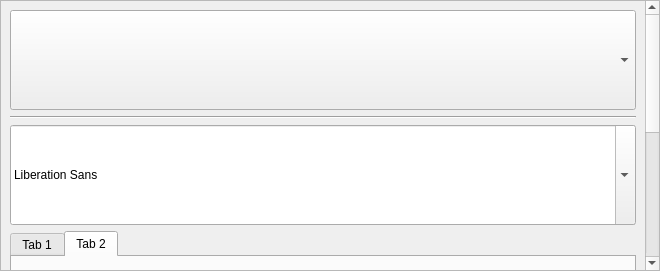
<?xml version="1.0" encoding="UTF-8"?>
<ui version="4.0">
 <class>TestScorllArea</class>
 <widget class="QWidget" name="TestScorllArea">
  <property name="geometry">
   <rect>
    <x>0</x>
    <y>0</y>
    <width>660</width>
    <height>271</height>
   </rect>
  </property>
  <property name="windowTitle">
   <string>Form</string>
  </property>
  <layout class="QHBoxLayout" name="horizontalLayout">
   <property name="spacing">
    <number>0</number>
   </property>
   <property name="leftMargin">
    <number>0</number>
   </property>
   <property name="topMargin">
    <number>0</number>
   </property>
   <property name="rightMargin">
    <number>0</number>
   </property>
   <property name="bottomMargin">
    <number>0</number>
   </property>
   <item>
    <widget class="QScrollArea" name="scrollArea">
     <property name="widgetResizable">
      <bool>true</bool>
     </property>
     <widget class="QWidget" name="scrollAreaWidgetContents">
      <property name="geometry">
       <rect>
        <x>0</x>
        <y>0</y>
        <width>645</width>
        <height>551</height>
       </rect>
      </property>
      <layout class="QVBoxLayout" name="verticalLayout">
       <item>
        <widget class="QComboBox" name="comboBox">
         <property name="minimumSize">
          <size>
           <width>0</width>
           <height>100</height>
          </size>
         </property>
        </widget>
       </item>
       <item>
        <widget class="Line" name="line_2">
         <property name="orientation">
          <enum>Qt::Horizontal</enum>
         </property>
        </widget>
       </item>
       <item>
        <widget class="QFontComboBox" name="fontComboBox">
         <property name="minimumSize">
          <size>
           <width>0</width>
           <height>100</height>
          </size>
         </property>
        </widget>
       </item>
       <item>
        <widget class="QTabWidget" name="tabWidget">
         <property name="minimumSize">
          <size>
           <width>0</width>
           <height>100</height>
          </size>
         </property>
         <property name="currentIndex">
          <number>1</number>
         </property>
         <widget class="QWidget" name="tab">
          <attribute name="title">
           <string>Tab 1</string>
          </attribute>
         </widget>
         <widget class="QWidget" name="tab_2">
          <attribute name="title">
           <string>Tab 2</string>
          </attribute>
         </widget>
        </widget>
       </item>
       <item>
        <widget class="QGroupBox" name="groupBox">
         <property name="minimumSize">
          <size>
           <width>0</width>
           <height>100</height>
          </size>
         </property>
         <property name="title">
          <string>GroupBox</string>
         </property>
         <widget class="Line" name="line">
          <property name="geometry">
           <rect>
            <x>0</x>
            <y>0</y>
            <width>118</width>
            <height>3</height>
           </rect>
          </property>
          <property name="orientation">
           <enum>Qt::Horizontal</enum>
          </property>
         </widget>
        </widget>
       </item>
       <item>
        <widget class="QTabWidget" name="tabWidget_2">
         <property name="minimumSize">
          <size>
           <width>0</width>
           <height>100</height>
          </size>
         </property>
         <widget class="QWidget" name="tab_3">
          <attribute name="title">
           <string>Tab 1</string>
          </attribute>
         </widget>
         <widget class="QWidget" name="tab_4">
          <attribute name="title">
           <string>Tab 2</string>
          </attribute>
         </widget>
        </widget>
       </item>
      </layout>
     </widget>
    </widget>
   </item>
  </layout>
 </widget>
 <resources/>
 <connections/>
</ui>
